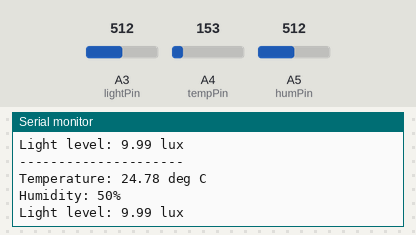
Bench run of a sketch on a simulated Arduino Uno, built with avr-gcc and run on an emulated ATmega328P. Shown: the last lines printed to the serial monitor. The test bench sets the inputs (shaded band); at power-on: A3 (lightPin) = 512, A4 (tempPin) = 153, A5 (humPin) = 512.

Above: at 2.8 s.
2.9 s: A3 (lightPin) set to 1007
At 5.3 s:
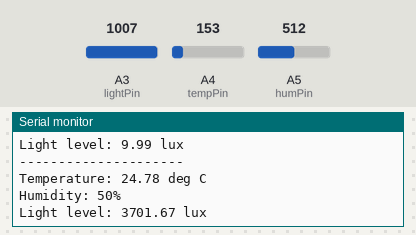
5.6 s: A3 (lightPin) set to 1023
At 6.9 s:
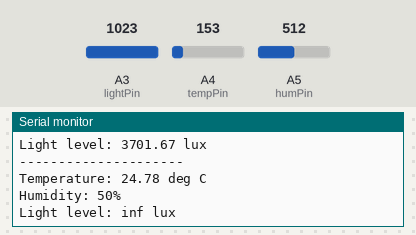

The sketch:

environment_monitor.ino
```cpp
int tempPin = A4;
int humPin = A5;
int lightPin = A3;

float displayTemperature()
{
  /*
     Maths used to calculate the temperature in degrees celsius
     from the raw value of the sensor and voltage calculated
     from that raw value
  */

  int tempSensor = analogRead(tempPin);
  float tempVoltage = tempSensor * (5.0/1023.0);
  float tempCelsius = (tempVoltage - 0.5) * 100.0;

  Serial.print("Temperature: ");
  Serial.print(tempCelsius);
  Serial.println(" deg C");
}

int displayHumidity()
{
  /*
     Maths used to calculate the percentage of air humidity
     by using a potentiometer as a simulated input, and then
     using the map() function to map these values from 0 to 100
  */

  int humSensor = analogRead(humPin);
  int humPercentage = map(humSensor, 0, 1023, 0, 100);

  Serial.print("Humidity: ");
  Serial.print(humPercentage);
  Serial.println("%");
}

float displayLightLevel()
{
  /*
     Maths used to calculate the light level in lux from the
     raw value of the sensor, the voltage calculated from this
     raw value, and then the resistance calculated from this
  */

  int lightSensor = analogRead(lightPin);
  float Vout = lightSensor * (5.0 / 1023.0);
  float Rldr = 10000.0 * (5.0 / Vout - 1.0);
  float lux  = pow(Rldr / 50000.0, -1.0 / 0.7);

  Serial.print("Light level: ");
  Serial.print(lux);
  Serial.println(" lux");
}

void setup()
{
  // Initialises the data transfer speed (baud rate) to be 9600bps and activates the serial monitor for the arduino
  Serial.begin(9600);
}

void loop()
{
  Serial.println("---------------------");
  displayTemperature();
  displayHumidity();
  displayLightLevel();

  delay(2000); // Waits 2 seconds to prevent overwhelming outputs and increase simulation performance
}
```

Measured:
- the behaviour switches between 1022 and 1023 on A3 (lightPin) (found by bisection; images 1 and 2)
- after the input at 2.9 s, the serial monitor: prints a new line after 1.2 s (image 1)
- after the input at 5.6 s, the serial monitor: prints a new line after 0.54 s (image 2)
